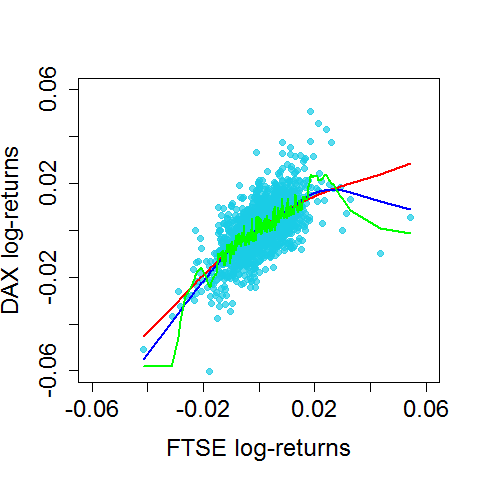

The script that drew this image:
graphics.off()
# load necessary packages
require(datasets)
require(class)
require(grDevices)
require(lattice)

# define log-returns for the DAX and FTSE indeces
r.dax  = diff(log(EuStockMarkets[ , 1]))
r.ftse = diff(log(EuStockMarkets[ , 4]))

# estimated log-returns for the DAX index for different bandwidths
loess.reg.a1 = loess(r.dax ~ r.ftse, degree = 1, span = 0.9)
loess.reg.a2 = loess(r.dax ~ r.ftse, degree = 1, span = 0.3)
loess.reg.a3 = loess(r.dax ~ r.ftse, degree = 1, span = 0.01)

loess.predict.a1 = cbind(sort(r.ftse), predict(loess.reg.a1)[order(r.ftse)])
loess.predict.a2 = cbind(sort(r.ftse), predict(loess.reg.a2)[order(r.ftse)])
loess.predict.a3 = cbind(sort(r.ftse), predict(loess.reg.a3)[order(r.ftse)])

# plot for the regression results
par(cex.axis = 1.5, cex.lab = 1.5, pch = 19, cex = 1)                        # graphical parameters
plot(r.ftse, r.dax,                                                          
     xlim = c(-0.06, 0.06), ylim = c(-0.06, 0.06), 
     xlab = "FTSE log-returns", ylab = "DAX log-returns",
     col = rgb(0.1, 0.8, 0.9, alpha = 0.7))
lines(loess.predict.a1, col = "red",   lwd = 2)                              # regression line with lambda = 0.2
lines(loess.predict.a2, col = "blue",  lwd = 2)                              # regression line with lambda = 1
lines(loess.predict.a3, col = "green", lwd = 2)                              # regression line with lambda = 2
